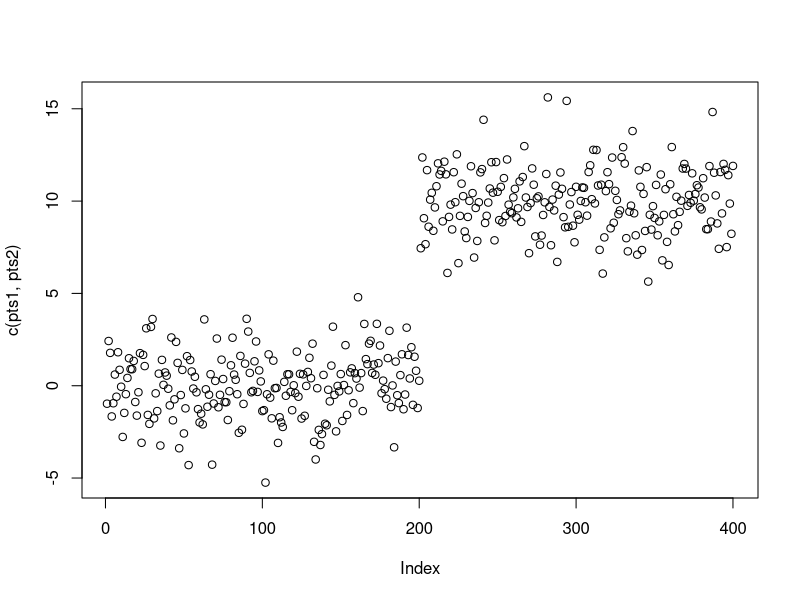
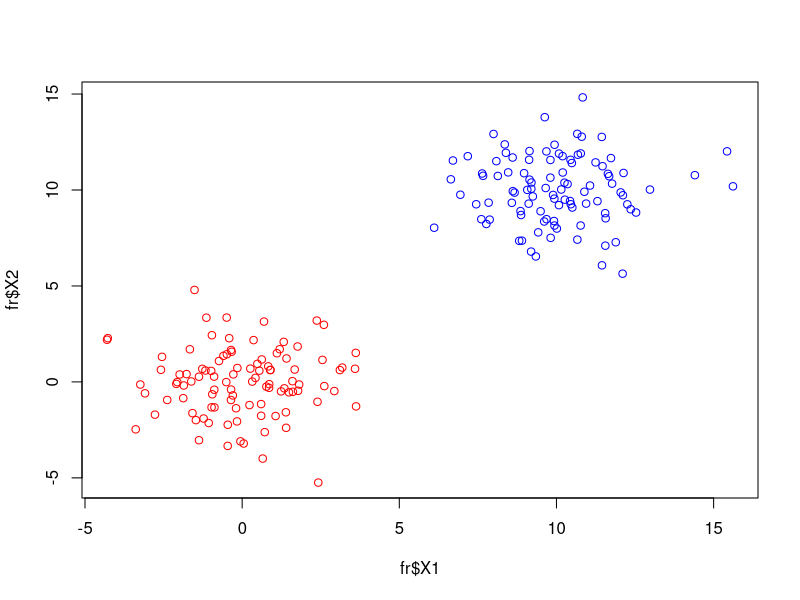
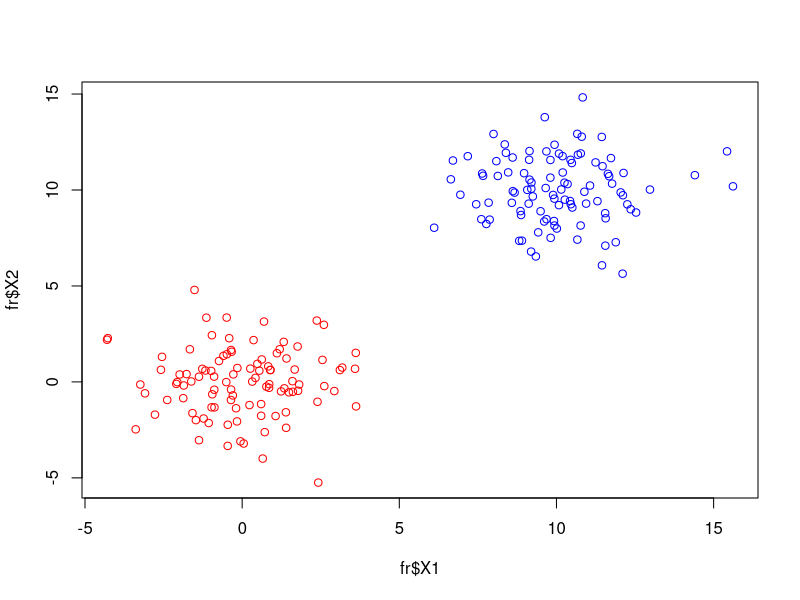
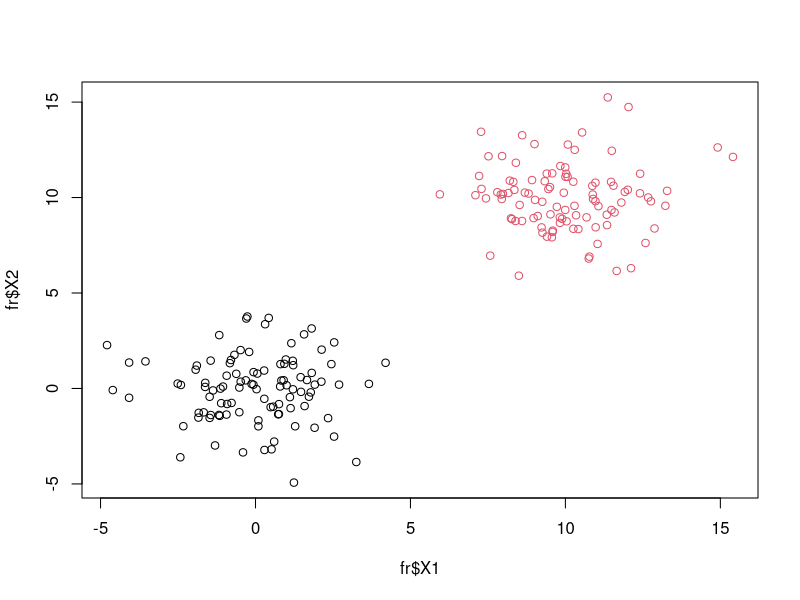
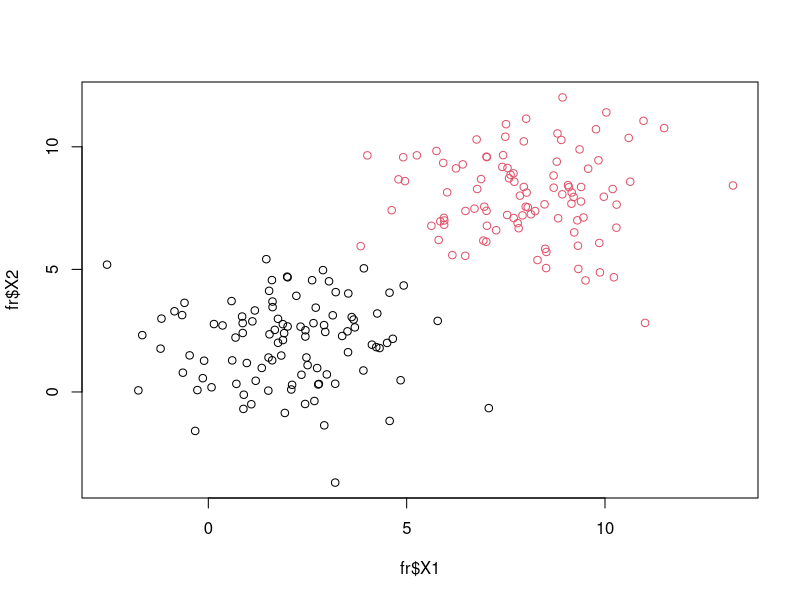
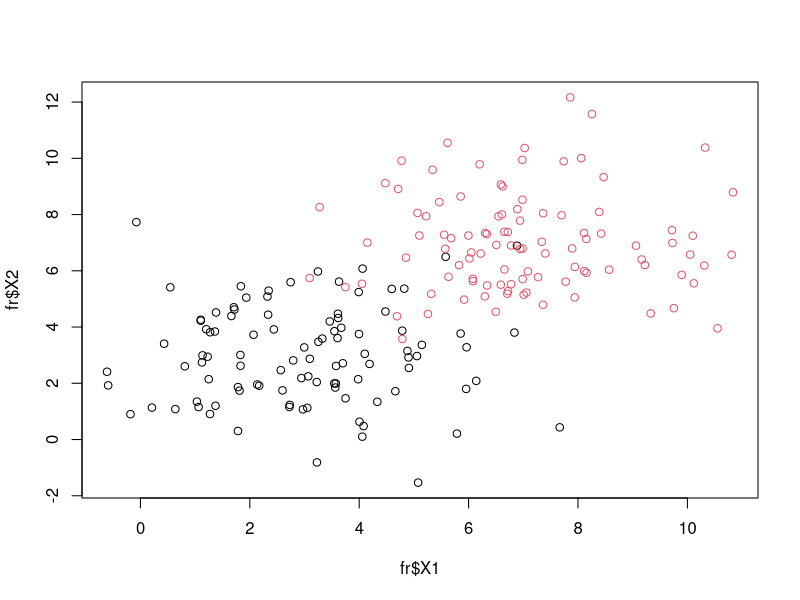
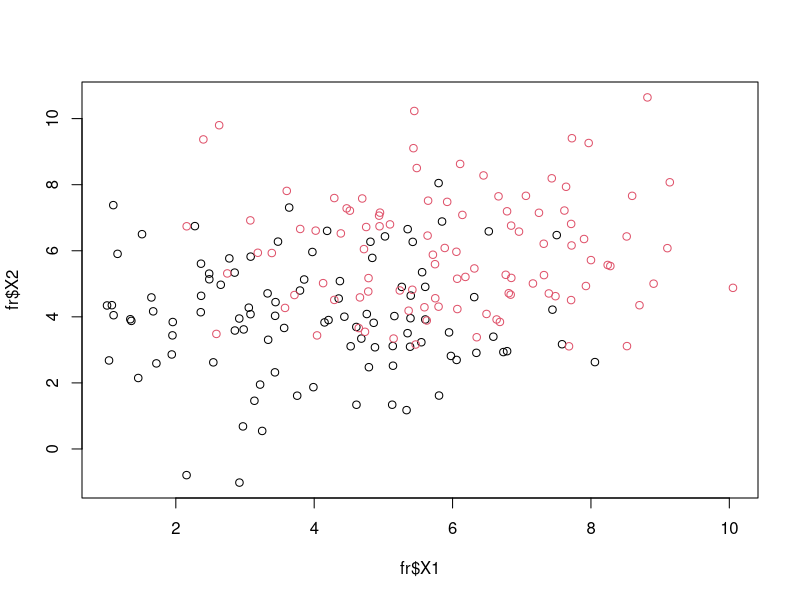
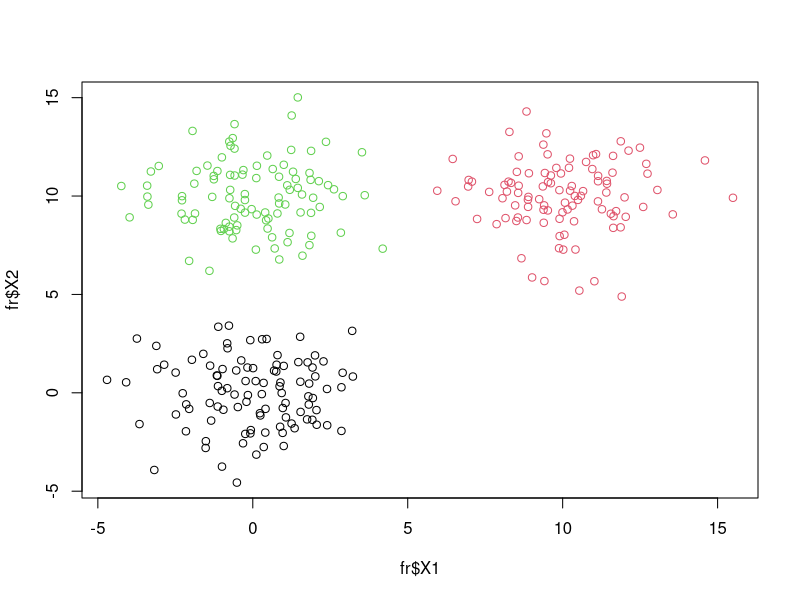

Here is the R script that generated these plots, in order: (Note: this script raises an error after producing the figures.)
library(MASS)
pts2 <- mvrnorm(n=100, c(10, 10), matrix(c(3, 0, 6, 3), 2, 2), empirical = TRUE)
pts1 <- mvrnorm(n=100, c(0, 0), matrix(c(3, 0, 6, 3), 2, 2), empirical = TRUE)
plot(c(pts1,pts2))
pts1.frame <- data.frame(pts1)
pts1.frame$col <- rep(1,nrow(pts1.frame))
pts2.frame <- data.frame(pts2)
pts2.frame$col <- rep(2,nrow(pts2.frame))
fr <- rbind(pts1.frame, pts2.frame)
write.table(fr,'training_set_1.csv', row.names=FALSE, col.names=FALSE, sep=",")
plot(fr$X1,fr$X2, col=c("red","blue")[fr$col])

pts1 <- mvrnorm(n=100, c(0, 0), matrix(c(3, 0, 6, 3), 2, 2), empirical = TRUE)
pts2 <- mvrnorm(n=100, c(10, 10), matrix(c(3, 0, 6, 3), 2, 2), empirical = TRUE)
vals <- list(pts1, pts2)

points <- function(vals, file.name){
	fr <- data.frame();
	for(i in 1:length(vals)){
		pts1.frame <- data.frame(vals[i]);
		pts1.frame$col <- rep(i,nrow(pts1.frame));
		fr <- rbind(fr, pts1.frame);
	}
	write.table(fr,file.name, row.names=FALSE, col.names=FALSE, sep=",");
	png(filename=paste(file.name, '.png', sep=""))
	plot(fr$X1,fr$X2, col=fr$col)
	dev.off()
	return(fr);
}
plot(fr$X1,fr$X2, col=c("red","blue","green")[fr$col])

pts1 <- mvrnorm(n=100, c(0, 0), matrix(c(3, 0, 6, 3), 2, 2), empirical = TRUE)
pts2 <- mvrnorm(n=100, c(10, 10), matrix(c(3, 0, 6, 3), 2, 2), empirical = TRUE)
vals <- list(pts1, pts2)
points(vals, 'set_1_2_eq');
pts1 <- mvrnorm(n=100, c(2, 2), matrix(c(3, 0, 6, 3), 2, 2), empirical = TRUE)
pts2 <- mvrnorm(n=100, c(8, 8), matrix(c(3, 0, 6, 3), 2, 2), empirical = TRUE)
vals <- list(pts1, pts2)
points(vals, 'set_2_2_eq');
pts1 <- mvrnorm(n=100, c(3, 3), matrix(c(3, 0, 6, 3), 2, 2), empirical = TRUE)
pts2 <- mvrnorm(n=100, c(7, 7), matrix(c(3, 0, 6, 3), 2, 2), empirical = TRUE)
vals <- list(pts1, pts2)
points(vals, 'set_3_2_eq');
pts1 <- mvrnorm(n=100, c(4, 4), matrix(c(3, 0, 6, 3), 2, 2), empirical = TRUE)
pts2 <- mvrnorm(n=100, c(6, 6), matrix(c(3, 0, 6, 3), 2, 2), empirical = TRUE)
vals <- list(pts1, pts2)
points(vals, 'set_4_2_eq');

pts1 <- mvrnorm(n=100, c(0, 0), matrix(c(3, 0, 6, 3), 2, 2), empirical = TRUE)
pts2 <- mvrnorm(n=100, c(10, 10), matrix(c(3, 0, 6, 3), 2, 2), empirical = TRUE)
pts3 <- mvrnorm(n=100, c(0, 10), matrix(c(3, 0, 6, 3), 2, 2), empirical = TRUE)
vals <- list(pts1, pts2, pts3)
points(vals, 'set_5_3_2_eq');
pts1 <- mvrnorm(n=100, c(2, 2), matrix(c(3, 0, 6, 3), 2, 2), empirical = TRUE)
pts2 <- mvrnorm(n=100, c(8, 8), matrix(c(3, 0, 6, 3), 2, 2), empirical = TRUE)
pts3 <- mvrnorm(n=100, c(0, 10), matrix(c(3, 0, 6, 3), 2, 2), empirical = TRUE)
vals <- list(pts1, pts2, pts3)
points(vals, 'set_6_3_2_eq');
pts1 <- mvrnorm(n=100, c(3, 3), matrix(c(3, 0, 6, 3), 2, 2), empirical = TRUE)
pts2 <- mvrnorm(n=100, c(7, 7), matrix(c(3, 0, 6, 3), 2, 2), empirical = TRUE)
pts3 <- mvrnorm(n=100, c(0, 10), matrix(c(3, 0, 6, 3), 2, 2), empirical = TRUE)
vals <- list(pts1, pts2, pts3)
points(vals, 'set_7_3_2_eq');
pts1 <- mvrnorm(n=100, c(4, 4), matrix(c(3, 0, 6, 3), 2, 2), empirical = TRUE)
pts2 <- mvrnorm(n=100, c(6, 6), matrix(c(3, 0, 6, 3), 2, 2), empirical = TRUE)
pts3 <- mvrnorm(n=100, c(0, 10), matrix(c(3, 0, 6, 3), 2, 2), empirical = TRUE)
vals <- list(pts1, pts2, pts3)
points(vals, 'set_8_3_2_eq');

pts1 <- mvrnorm(n=100, c(0, 0), matrix(c(3, 0, 6, 3), 2, 2), empirical = TRUE)
pts2 <- mvrnorm(n=100, c(10, 10), matrix(c(3, 0, 6, 3), 2, 2), empirical = TRUE)
pts3 <- mvrnorm(n=100, c(0, 10), matrix(c(3, 0, 6, 3), 2, 2), empirical = TRUE)
vals <- list(pts1, pts2, pts3)
points(vals, 'set_9_3_3_eq');
pts1 <- mvrnorm(n=100, c(2, 2), matrix(c(3, 0, 6, 3), 2, 2), empirical = TRUE)
pts2 <- mvrnorm(n=100, c(8, 8), matrix(c(3, 0, 6, 3), 2, 2), empirical = TRUE)
pts3 <- mvrnorm(n=100, c(2, 8), matrix(c(3, 0, 6, 3), 2, 2), empirical = TRUE)
vals <- list(pts1, pts2, pts3)
points(vals, 'set_10_3_3_eq');
pts1 <- mvrnorm(n=100, c(3, 3), matrix(c(3, 0, 6, 3), 2, 2), empirical = TRUE)
pts2 <- mvrnorm(n=100, c(7, 7), matrix(c(3, 0, 6, 3), 2, 2), empirical = TRUE)
pts3 <- mvrnorm(n=100, c(3, 7), matrix(c(3, 0, 6, 3), 2, 2), empirical = TRUE)
vals <- list(pts1, pts2, pts3)
points(vals, 'set_11_3_3_eq');
pts1 <- mvrnorm(n=100, c(4, 4), matrix(c(3, 0, 6, 3), 2, 2), empirical = TRUE)
pts2 <- mvrnorm(n=100, c(6, 6), matrix(c(3, 0, 6, 3), 2, 2), empirical = TRUE)
pts3 <- mvrnorm(n=100, c(4, 6), matrix(c(3, 0, 6, 3), 2, 2), empirical = TRUE)
vals <- list(pts1, pts2, pts3)
points(vals, 'set_12_3_3_eq');

for(j in 17:20){
	vals <- list()
	for(i in 1:8){
		pts1 <- mvrnorm(n=100, runif(2, 0, 20), matrix(c(1, 0, 2, 1), 2, 2), empirical = TRUE)
		vals[[length(vals) + 1]] <- pts1
	}
	points(vals, paste('set_',j,'_8_rand', sep=""));
}

pts1 <- mvrnorm(n=250, c(0, 0), matrix(c(3, 0, 6, 3), 2, 2), empirical = TRUE)
pts2 <- mvrnorm(n=250, c(10, 10), matrix(c(3, 0, 6, 3), 2, 2), empirical = TRUE)
vals <- list(pts1, pts2)
points(vals, 'set_500_time');
pts1 <- mvrnorm(n=500, c(0, 0), matrix(c(3, 0, 6, 3), 2, 2), empirical = TRUE)
pts2 <- mvrnorm(n=500, c(10, 10), matrix(c(3, 0, 6, 3), 2, 2), empirical = TRUE)
vals <- list(pts1, pts2)
points(vals, 'set_1000_time');
pts1 <- mvrnorm(n=750, c(0, 0), matrix(c(3, 0, 6, 3), 2, 2), empirical = TRUE)
pts2 <- mvrnorm(n=750, c(10, 10), matrix(c(3, 0, 6, 3), 2, 2), empirical = TRUE)
vals <- list(pts1, pts2)
points(vals, 'set_1500_time');
pts1 <- mvrnorm(n=1000, c(0, 0), matrix(c(3, 0, 6, 3), 2, 2), empirical = TRUE)
pts2 <- mvrnorm(n=1000, c(10, 10), matrix(c(3, 0, 6, 3), 2, 2), empirical = TRUE)
vals <- list(pts1, pts2)
points(vals, 'set_2000_time');
pts1 <- mvrnorm(n=1250, c(0, 0), matrix(c(3, 0, 6, 3), 2, 2), empirical = TRUE)
pts2 <- mvrnorm(n=1250, c(10, 10), matrix(c(3, 0, 6, 3), 2, 2), empirical = TRUE)
vals <- list(pts1, pts2)
points(vals, 'set_2500_time');
pts1 <- mvrnorm(n=1500, c(0, 0), matrix(c(3, 0, 6, 3), 2, 2), empirical = TRUE)
pts2 <- mvrnorm(n=1500, c(10, 10), matrix(c(3, 0, 6, 3), 2, 2), empirical = TRUE)
vals <- list(pts1, pts2)
points(vals, 'set_3000_time');
pts1 <- mvrnorm(n=1750, c(0, 0), matrix(c(3, 0, 6, 3), 2, 2), empirical = TRUE)
pts2 <- mvrnorm(n=1750, c(10, 10), matrix(c(3, 0, 6, 3), 2, 2), empirical = TRUE)
vals <- list(pts1, pts2)
points(vals, 'set_3500_time');
pts1 <- mvrnorm(n=2000, c(0, 0), matrix(c(3, 0, 6, 3), 2, 2), empirical = TRUE)
pts2 <- mvrnorm(n=2000, c(10, 10), matrix(c(3, 0, 6, 3), 2, 2), empirical = TRUE)
vals <- list(pts1, pts2)
points(vals, 'set_4000_time');
pts1 <- mvrnorm(n=2250, c(0, 0), matrix(c(3, 0, 6, 3), 2, 2), empirical = TRUE)
pts2 <- mvrnorm(n=2250, c(10, 10), matrix(c(3, 0, 6, 3), 2, 2), empirical = TRUE)
vals <- list(pts1, pts2)
points(vals, 'set_4500_time');
pts1 <- mvrnorm(n=2500, c(0, 0), matrix(c(3, 0, 6, 3), 2, 2), empirical = TRUE)
pts2 <- mvrnorm(n=2500, c(10, 10), matrix(c(3, 0, 6, 3), 2, 2), empirical = TRUE)
vals <- list(pts1, pts2)
points(vals, 'set_5000_time');
pts1 <- mvrnorm(n=3000, c(0, 0), matrix(c(3, 0, 6, 3), 2, 2), empirical = TRUE)
pts2 <- mvrnorm(n=3000, c(10, 10), matrix(c(3, 0, 6, 3), 2, 2), empirical = TRUE)
vals <- list(pts1, pts2)
points(vals, 'set_6000_time');
pts1 <- mvrnorm(n=3500, c(0, 0), matrix(c(3, 0, 6, 3), 2, 2), empirical = TRUE)
pts2 <- mvrnorm(n=3500, c(10, 10), matrix(c(3, 0, 6, 3), 2, 2), empirical = TRUE)
vals <- list(pts1, pts2)
points(vals, 'set_7000_time');
pts1 <- mvrnorm(n=4000, c(0, 0), matrix(c(3, 0, 6, 3), 2, 2), empirical = TRUE)
pts2 <- mvrnorm(n=4000, c(10, 10), matrix(c(3, 0, 6, 3), 2, 2), empirical = TRUE)
vals <- list(pts1, pts2)
points(vals, 'set_8000_time');
pts1 <- mvrnorm(n=4500, c(0, 0), matrix(c(3, 0, 6, 3), 2, 2), empirical = TRUE)
pts2 <- mvrnorm(n=4500, c(10, 10), matrix(c(3, 0, 6, 3), 2, 2), empirical = TRUE)
vals <- list(pts1, pts2)
points(vals, 'set_9000_time');
pts1 <- mvrnorm(n=5000, c(0, 0), matrix(c(3, 0, 6, 3), 2, 2), empirical = TRUE)
pts2 <- mvrnorm(n=5000, c(10, 10), matrix(c(3, 0, 6, 3), 2, 2), empirical = TRUE)
vals <- list(pts1, pts2)
points(vals, 'set_10000_time');


pts1 <- mvrnorm(n=250, c(4, 4), matrix(c(3, 0, 6, 3), 2, 2), empirical = TRUE)
pts2 <- mvrnorm(n=250, c(6, 6), matrix(c(3, 0, 6, 3), 2, 2), empirical = TRUE)
vals <- list(pts1, pts2)
points(vals, 'set_500_time_close');
pts1 <- mvrnorm(n=500, c(4, 4), matrix(c(3, 0, 6, 3), 2, 2), empirical = TRUE)
pts2 <- mvrnorm(n=500, c(6, 6), matrix(c(3, 0, 6, 3), 2, 2), empirical = TRUE)
vals <- list(pts1, pts2)
points(vals, 'set_1000_time_close');
pts1 <- mvrnorm(n=750, c(4, 4), matrix(c(3, 0, 6, 3), 2, 2), empirical = TRUE)
pts2 <- mvrnorm(n=750, c(6, 6), matrix(c(3, 0, 6, 3), 2, 2), empirical = TRUE)
vals <- list(pts1, pts2)
points(vals, 'set_1500_time_close');
pts1 <- mvrnorm(n=1000, c(4, 4), matrix(c(3, 0, 6, 3), 2, 2), empirical = TRUE)
pts2 <- mvrnorm(n=1000, c(6, 6), matrix(c(3, 0, 6, 3), 2, 2), empirical = TRUE)
vals <- list(pts1, pts2)
points(vals, 'set_2000_time_close');
pts1 <- mvrnorm(n=1250, c(4, 4), matrix(c(3, 0, 6, 3), 2, 2), empirical = TRUE)
pts2 <- mvrnorm(n=1250, c(6, 6), matrix(c(3, 0, 6, 3), 2, 2), empirical = TRUE)
vals <- list(pts1, pts2)
points(vals, 'set_2500_time_close');
pts1 <- mvrnorm(n=1500, c(4, 4), matrix(c(3, 0, 6, 3), 2, 2), empirical = TRUE)
pts2 <- mvrnorm(n=1500, c(6, 6), matrix(c(3, 0, 6, 3), 2, 2), empirical = TRUE)
vals <- list(pts1, pts2)
points(vals, 'set_3000_time_close');
pts1 <- mvrnorm(n=1750, c(4, 4), matrix(c(3, 0, 6, 3), 2, 2), empirical = TRUE)
pts2 <- mvrnorm(n=1750, c(6, 6), matrix(c(3, 0, 6, 3), 2, 2), empirical = TRUE)
vals <- list(pts1, pts2)
points(vals, 'set_3500_time_close');
pts1 <- mvrnorm(n=2000, c(4, 4), matrix(c(3, 0, 6, 3), 2, 2), empirical = TRUE)
pts2 <- mvrnorm(n=2000, c(6, 6), matrix(c(3, 0, 6, 3), 2, 2), empirical = TRUE)
vals <- list(pts1, pts2)
points(vals, 'set_4000_time_close');
pts1 <- mvrnorm(n=2250, c(4, 4), matrix(c(3, 0, 6, 3), 2, 2), empirical = TRUE)
pts2 <- mvrnorm(n=2250, c(6, 6), matrix(c(3, 0, 6, 3), 2, 2), empirical = TRUE)
vals <- list(pts1, pts2)
points(vals, 'set_4500_time_close');
pts1 <- mvrnorm(n=2500, c(4, 4), matrix(c(3, 0, 6, 3), 2, 2), empirical = TRUE)
pts2 <- mvrnorm(n=2500, c(6, 6), matrix(c(3, 0, 6, 3), 2, 2), empirical = TRUE)
vals <- list(pts1, pts2)
points(vals, 'set_5000_time_close');
pts1 <- mvrnorm(n=3000, c(4, 4), matrix(c(3, 0, 6, 3), 2, 2), empirical = TRUE)
pts2 <- mvrnorm(n=3000, c(6, 6), matrix(c(3, 0, 6, 3), 2, 2), empirical = TRUE)
vals <- list(pts1, pts2)
points(vals, 'set_6000_time_close');
pts1 <- mvrnorm(n=3500, c(4, 4), matrix(c(3, 0, 6, 3), 2, 2), empirical = TRUE)
pts2 <- mvrnorm(n=3500, c(6, 6), matrix(c(3, 0, 6, 3), 2, 2), empirical = TRUE)
vals <- list(pts1, pts2)
points(vals, 'set_7000_time_close');
pts1 <- mvrnorm(n=4000, c(4, 4), matrix(c(3, 0, 6, 3), 2, 2), empirical = TRUE)
pts2 <- mvrnorm(n=4000, c(6, 6), matrix(c(3, 0, 6, 3), 2, 2), empirical = TRUE)
vals <- list(pts1, pts2)
points(vals, 'set_8000_time_close');
pts1 <- mvrnorm(n=4500, c(4, 4), matrix(c(3, 0, 6, 3), 2, 2), empirical = TRUE)
pts2 <- mvrnorm(n=4500, c(6, 6), matrix(c(3, 0, 6, 3), 2, 2), empirical = TRUE)
vals <- list(pts1, pts2)
points(vals, 'set_9000_time_close');
pts1 <- mvrnorm(n=5000, c(4, 4), matrix(c(3, 0, 6, 3), 2, 2), empirical = TRUE)
pts2 <- mvrnorm(n=5000, c(6, 6), matrix(c(3, 0, 6, 3), 2, 2), empirical = TRUE)
vals <- list(pts1, pts2)
points(vals, 'set_10000_time_close');
